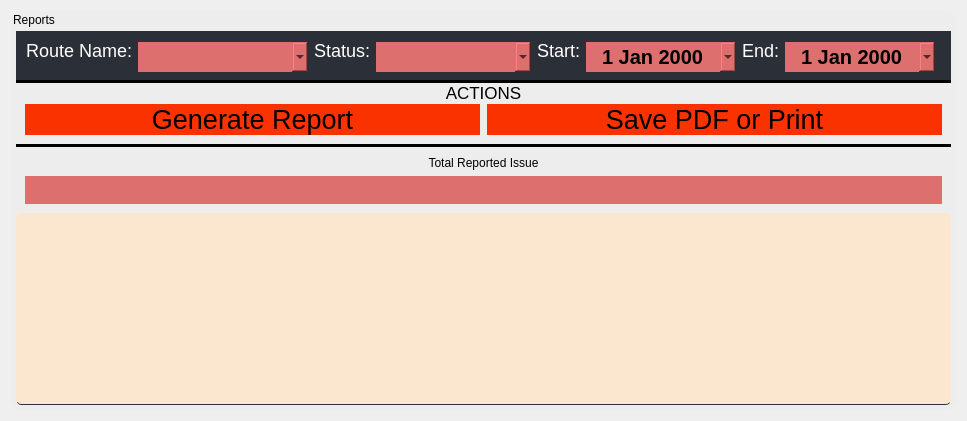
         <widget class="QWidget" name="REPORT">
          <property name="sizePolicy">
           <sizepolicy hsizetype="Expanding" vsizetype="Expanding">
            <horstretch>0</horstretch>
            <verstretch>0</verstretch>
           </sizepolicy>
          </property>
          <property name="maximumSize">
           <size>
            <width>16777215</width>
            <height>16777215</height>
           </size>
          </property>
          <property name="layoutDirection">
           <enum>Qt::LeftToRight</enum>
          </property>
          <layout class="QGridLayout" name="gridLayout_4">
           <item row="0" column="0">
            <widget class="QGroupBox" name="addReportBG">
             <property name="styleSheet">
              <string notr="true">background-color: #EDEDED;
border-radius:10px</string>
             </property>
             <property name="title">
              <string>Reports</string>
             </property>
             <layout class="QGridLayout" name="gridLayout_15">
              <property name="leftMargin">
               <number>5</number>
              </property>
              <property name="topMargin">
               <number>20</number>
              </property>
              <property name="rightMargin">
               <number>5</number>
              </property>
              <property name="bottomMargin">
               <number>5</number>
              </property>
              <property name="horizontalSpacing">
               <number>1</number>
              </property>
              <property name="verticalSpacing">
               <number>0</number>
              </property>
              <item row="1" column="0">
               <widget class="Line" name="line">
                <property name="styleSheet">
                 <string notr="true">background-color: rgb(0, 0, 0);
border-radius:0px;</string>
                </property>
                <property name="orientation">
                 <enum>Qt::Horizontal</enum>
                </property>
               </widget>
              </item>
              <item row="6" column="0">
               <widget class="Line" name="line_2">
                <property name="styleSheet">
                 <string notr="true">background-color: rgb(0, 0, 0);</string>
                </property>
                <property name="orientation">
                 <enum>Qt::Horizontal</enum>
                </property>
               </widget>
              </item>
              <item row="5" column="0">
               <widget class="QWidget" name="widget_8" native="true">
                <property name="styleSheet">
                 <string notr="true">border-radius:0px</string>
                </property>
                <layout class="QGridLayout" name="gridLayout_17">
                 <property name="topMargin">
                  <number>1</number>
                 </property>
                 <property name="horizontalSpacing">
                  <number>7</number>
                 </property>
                 <property name="verticalSpacing">
                  <number>0</number>
                 </property>
                 <item row="0" column="1">
                  <widget class="QPushButton" name="generatePDF_pushButton">
                   <property name="sizePolicy">
                    <sizepolicy hsizetype="Minimum" vsizetype="Preferred">
                     <horstretch>0</horstretch>
                     <verstretch>0</verstretch>
                    </sizepolicy>
                   </property>
                   <property name="font">
                    <font>
                     <pointsize>20</pointsize>
                    </font>
                   </property>
                   <property name="styleSheet">
                    <string notr="true">QPushButton{
background-color: rgb(250, 50, 0);
}
QPushButton:hover {
background-color: qlineargradient(spread:pad, x1:0, y1:0.511364, x2:1, y2:0.523, stop:0 rgb(250, 50, 0), stop:1 #8BB8C7);
}</string>
                   </property>
                   <property name="text">
                    <string>Save PDF or Print</string>
                   </property>
                   <property name="icon">
                    <iconset>
                     <normaloff>:/icon/assets/school-finances/pdf.png</normaloff>:/icon/assets/school-finances/pdf.png</iconset>
                   </property>
                   <property name="iconSize">
                    <size>
                     <width>30</width>
                     <height>30</height>
                    </size>
                   </property>
                   <property name="autoDefault">
                    <bool>false</bool>
                   </property>
                   <property name="flat">
                    <bool>false</bool>
                   </property>
                  </widget>
                 </item>
                 <item row="0" column="0">
                  <widget class="QPushButton" name="generateReport_pushButton">
                   <property name="sizePolicy">
                    <sizepolicy hsizetype="Minimum" vsizetype="Preferred">
                     <horstretch>0</horstretch>
                     <verstretch>0</verstretch>
                    </sizepolicy>
                   </property>
                   <property name="font">
                    <font>
                     <pointsize>20</pointsize>
                    </font>
                   </property>
                   <property name="styleSheet">
                    <string notr="true">QPushButton{
background-color: rgb(250, 50, 0);
}
QPushButton:hover {
background-color: qlineargradient(spread:pad, x1:0, y1:0.511364, x2:1, y2:0.523, stop:0 rgb(250, 50, 0), stop:1 #8BB8C7);
}</string>
                   </property>
                   <property name="text">
                    <string>Generate Report</string>
                   </property>
                   <property name="icon">
                    <iconset>
                     <normaloff>:/icon/assets/school-finances/spreadsheet.png</normaloff>:/icon/assets/school-finances/spreadsheet.png</iconset>
                   </property>
                   <property name="iconSize">
                    <size>
                     <width>30</width>
                     <height>30</height>
                    </size>
                   </property>
                  </widget>
                 </item>
                </layout>
               </widget>
              </item>
              <item row="7" column="0">
               <widget class="QWidget" name="widget_9" native="true">
                <property name="styleSheet">
                 <string notr="true">border-radius:0px</string>
                </property>
                <layout class="QVBoxLayout" name="verticalLayout_38">
                 <item>
                  <layout class="QGridLayout" name="gridLayout_20">
                   <item row="0" column="0">
                    <widget class="QLabel" name="label_39">
                     <property name="text">
                      <string>&lt;html&gt;&lt;head/&gt;&lt;body&gt;&lt;p align=&quot;center&quot;&gt;Total Reported Issue&lt;/p&gt;&lt;/body&gt;&lt;/html&gt;</string>
                     </property>
                    </widget>
                   </item>
                   <item row="1" column="0">
                    <widget class="QLabel" name="label_rel_c">
                     <property name="styleSheet">
                      <string notr="true">background-color:#DE6F6F;border-color:#28a745;text-align:center;
</string>
                     </property>
                     <property name="text">
                      <string>&lt;h1 style=&quot;text-align:center;&quot;&gt;&lt;/h1&gt;</string>
                     </property>
                    </widget>
                   </item>
                  </layout>
                 </item>
                </layout>
               </widget>
              </item>
              <item row="2" column="0">
               <layout class="QGridLayout" name="gridLayout_16">
                <item row="0" column="0">
                 <widget class="QLabel" name="label_balance_status">
                  <property name="font">
                   <font>
                    <pointsize>13</pointsize>
                    <bold>false</bold>
                    <stylestrategy>PreferDefault</stylestrategy>
                   </font>
                  </property>
                  <property name="text">
                   <string>&lt;html&gt;&lt;head/&gt;&lt;body&gt;&lt;p align=&quot;center&quot;&gt;ACTIONS&lt;/p&gt;&lt;/body&gt;&lt;/html&gt;</string>
                  </property>
                 </widget>
                </item>
               </layout>
              </item>
              <item row="0" column="0" alignment="Qt::AlignHCenter">
               <widget class="QWidget" name="widget_10" native="true">
                <property name="styleSheet">
                 <string notr="true">background-color:#2B3038;
border-radius:0px;</string>
                </property>
                <layout class="QGridLayout" name="gridLayout_14">
                 <property name="leftMargin">
                  <number>10</number>
                 </property>
                 <property name="topMargin">
                  <number>10</number>
                 </property>
                 <property name="rightMargin">
                  <number>10</number>
                 </property>
                 <property name="bottomMargin">
                  <number>7</number>
                 </property>
                 <item row="0" column="2">
                  <widget class="QLabel" name="label_rel_op">
                   <property name="text">
                    <string>&lt;html&gt;&lt;head/&gt;&lt;body&gt;&lt;p align=&quot;right&quot;&gt;&lt;span style=&quot; font-family:'Google Sans,arial,sans-serif'; font-size:28px; color:#202124; vertical-align:super;color:white;&quot;&gt;Status:&lt;/span&gt;&lt;/p&gt;&lt;/body&gt;&lt;/html&gt;</string>
                   </property>
                  </widget>
                 </item>
                 <item row="0" column="8">
                  <widget class="QWidget" name="widget_11" native="true">
                   <layout class="QVBoxLayout" name="verticalLayout_39">
                    <property name="spacing">
                     <number>0</number>
                    </property>
                    <property name="leftMargin">
                     <number>0</number>
                    </property>
                    <property name="topMargin">
                     <number>0</number>
                    </property>
                    <property name="rightMargin">
                     <number>0</number>
                    </property>
                    <property name="bottomMargin">
                     <number>0</number>
                    </property>
                   </layout>
                  </widget>
                 </item>
                 <item row="0" column="4">
                  <widget class="QLabel" name="label_rel_type_2">
                   <property name="text">
                    <string>&lt;html&gt;&lt;head/&gt;&lt;body&gt;&lt;p align=&quot;right&quot;&gt;&lt;span style=&quot; font-family:'Google Sans,arial,sans-serif'; font-size:28px; color:#202124; vertical-align:super;color:white;&quot;&gt;Start:&lt;/span&gt;&lt;/p&gt;&lt;/body&gt;&lt;/html&gt;</string>
                   </property>
                  </widget>
                 </item>
                 <item row="0" column="1">
                  <widget class="QComboBox" name="routeNameReport_comboBox">
                   <property name="minimumSize">
                    <size>
                     <width>170</width>
                     <height>0</height>
                    </size>
                   </property>
                   <property name="maximumSize">
                    <size>
                     <width>155</width>
                     <height>30</height>
                    </size>
                   </property>
                   <property name="font">
                    <font>
                     <pointsize>15</pointsize>
                    </font>
                   </property>
                   <property name="styleSheet">
                    <string notr="true">background-color: #DE6F6F;
border-radius: 30px;
color: #000;</string>
                   </property>
                  </widget>
                 </item>
                 <item row="0" column="6">
                  <widget class="QLabel" name="label_rel_type">
                   <property name="text">
                    <string>&lt;html&gt;&lt;head/&gt;&lt;body&gt;&lt;p align=&quot;right&quot;&gt;&lt;span style=&quot; font-family:'Google Sans,arial,sans-serif'; font-size:28px; color:#202124; vertical-align:super;color:white;&quot;&gt;End:&lt;/span&gt;&lt;/p&gt;&lt;/body&gt;&lt;/html&gt;</string>
                   </property>
                  </widget>
                 </item>
                 <item row="0" column="0">
                  <widget class="QLabel" name="label_rel_month">
                   <property name="layoutDirection">
                    <enum>Qt::LeftToRight</enum>
                   </property>
                   <property name="autoFillBackground">
                    <bool>false</bool>
                   </property>
                   <property name="styleSheet">
                    <string notr="true">color:white;</string>
                   </property>
                   <property name="text">
                    <string>&lt;html&gt;&lt;head/&gt;&lt;body&gt;&lt;p align=&quot;right&quot;&gt;&lt;span style=&quot; font-family:'Google Sans,arial,sans-serif'; font-size:28px; color:#202124; vertical-align:super;color:white;&quot;&gt;Route Name:&lt;/span&gt;&lt;/p&gt;&lt;/body&gt;&lt;/html&gt;</string>
                   </property>
                  </widget>
                 </item>
                 <item row="0" column="3">
                  <widget class="QComboBox" name="statusReport_comboBox">
                   <property name="enabled">
                    <bool>true</bool>
                   </property>
                   <property name="minimumSize">
                    <size>
                     <width>155</width>
                     <height>0</height>
                    </size>
                   </property>
                   <property name="maximumSize">
                    <size>
                     <width>155</width>
                     <height>30</height>
                    </size>
                   </property>
                   <property name="font">
                    <font>
                     <pointsize>15</pointsize>
                    </font>
                   </property>
                   <property name="styleSheet">
                    <string notr="true">background-color: #DE6F6F;
border-radius: 30px;
color: #000;</string>
                   </property>
                  </widget>
                 </item>
                 <item row="0" column="5">
                  <widget class="QDateEdit" name="reportStartDate_Datetime">
                   <property name="minimumSize">
                    <size>
                     <width>150</width>
                     <height>30</height>
                    </size>
                   </property>
                   <property name="maximumSize">
                    <size>
                     <width>150</width>
                     <height>30</height>
                    </size>
                   </property>
                   <property name="font">
                    <font>
                     <pointsize>15</pointsize>
                     <bold>true</bold>
                    </font>
                   </property>
                   <property name="styleSheet">
                    <string notr="true">background-color: #DE6F6F;
border-radius: 30px;
color: #000;</string>
                   </property>
                   <property name="alignment">
                    <set>Qt::AlignCenter</set>
                   </property>
                   <property name="calendarPopup">
                    <bool>true</bool>
                   </property>
                  </widget>
                 </item>
                 <item row="0" column="7">
                  <widget class="QDateEdit" name="reportEndDate_Datetime">
                   <property name="minimumSize">
                    <size>
                     <width>150</width>
                     <height>30</height>
                    </size>
                   </property>
                   <property name="maximumSize">
                    <size>
                     <width>150</width>
                     <height>30</height>
                    </size>
                   </property>
                   <property name="font">
                    <font>
                     <pointsize>15</pointsize>
                     <bold>true</bold>
                    </font>
                   </property>
                   <property name="styleSheet">
                    <string notr="true">background-color: #DE6F6F;
border-radius: 30px;
color: #000;</string>
                   </property>
                   <property name="alignment">
                    <set>Qt::AlignCenter</set>
                   </property>
                   <property name="calendarPopup">
                    <bool>true</bool>
                   </property>
                  </widget>
                 </item>
                </layout>
               </widget>
              </item>
              <item row="9" column="0">
               <widget class="QTableWidget" name="issueReport_tableWidget">
                <property name="font">
                 <font>
                  <pointsize>15</pointsize>
                  <bold>true</bold>
                 </font>
                </property>
                <property name="styleSheet">
                 <string notr="true">QTableWidget {	
	padding: 10px;
	border-radius: 5px;
	gridline-color: rgb(44, 49, 60);
	border-bottom: 1px solid rgb(44, 49, 60);
    background-color: #FBE6CF;
}
QTableWidget::item{
	border-color: rgb(44, 49, 60);
	padding-left: 5px;
	padding-right: 5px;
	gridline-color: rgb(44, 49, 60);
}
QTableWidget::item:selected{
	background-color: #0A92A9;
}
QScrollBar:horizontal {
    border: none;
    background: rgb(52, 59, 72);
    height: 14px;
    margin: 0px 21px 0 21px;
	border-radius: 0px;
}
 QScrollBar:vertical {
	border: none;
	background-color: #0A92A9;
    width: 14px;
    margin: 21px 0 21px 0;
	border-radius: 0px;
 }
QHeaderView::section{
	background-color: #0A92A9;
	max-width: 30px;
	border: 1px solid rgb(44, 49, 60);
	border-style: none;
    border-bottom: 1px solid rgb(44, 49, 60);
    border-right: 1px solid rgb(44, 49, 60);
}
QTableWidget::horizontalHeader {	
	background-color: #0A92A9;
}
QHeaderView::section:horizontal
{
    border: 1px solid rgb(32, 34, 42);
	background-color: #0A92A9;
	padding: 3px;
	border-top-left-radius: 7px;
    border-top-right-radius: 7px;
}
QHeaderView::section:vertical
{
	background-color: #0A92A9;
}
</string>
                </property>
               </widget>
              </item>
             </layout>
            </widget>
           </item>
          </layout>
         </widget>
